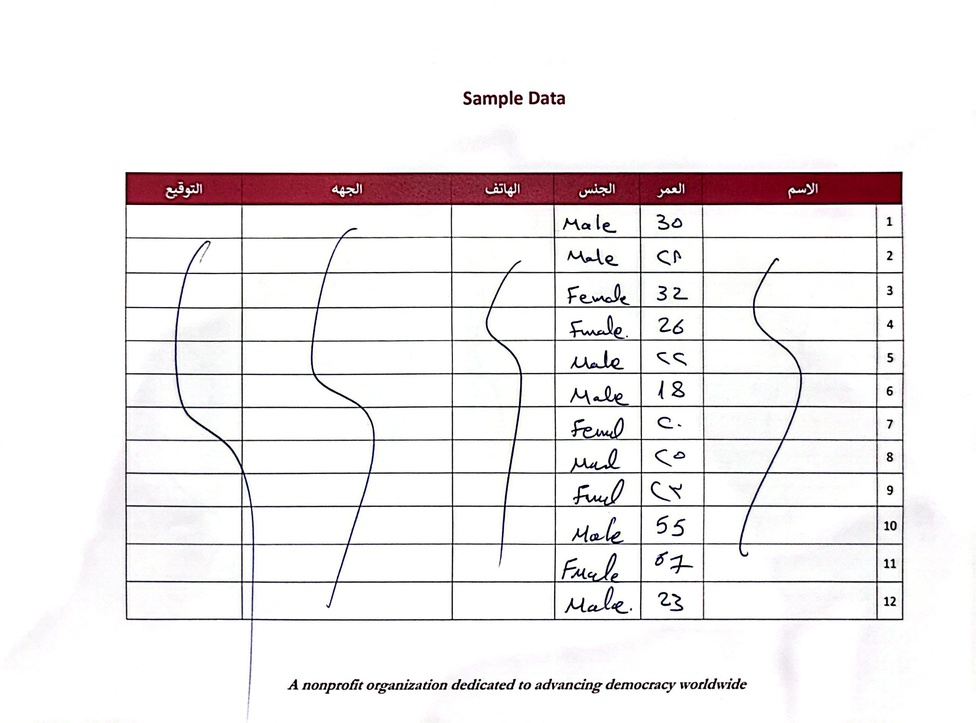
#> input picture data/inputs/forms/prototype1_sample_01_mixed_lang.JPG, 976 x 723 px, shrunk from 2552 x 1892 before the run
$ python -i table_region.py   (imports and definitions only)
#> lines starting #> are read from the running program, lines starting #| are printed output that depends on the picture; after the words box and inside, x2 and y2 are one past the last pixel; in counts of white or black regions, pixels touching at a corner belong together
#> further down, picture is the input picture: shape (723, 976, 3); mean B, G, R 237.5, 236.7, 240.2
import cv2
import numpy as np


def detect_table_region(image, debug=False):
    """
    Detect the largest table-like region in a full attendance/sign-in sheet.

    Returns:
        cropped_image, bbox
    where bbox = (x, y, w, h)
    """
#> called with debug = False

    if len(image.shape) == 3:
        gray = cv2.cvtColor(image, cv2.COLOR_BGR2GRAY)
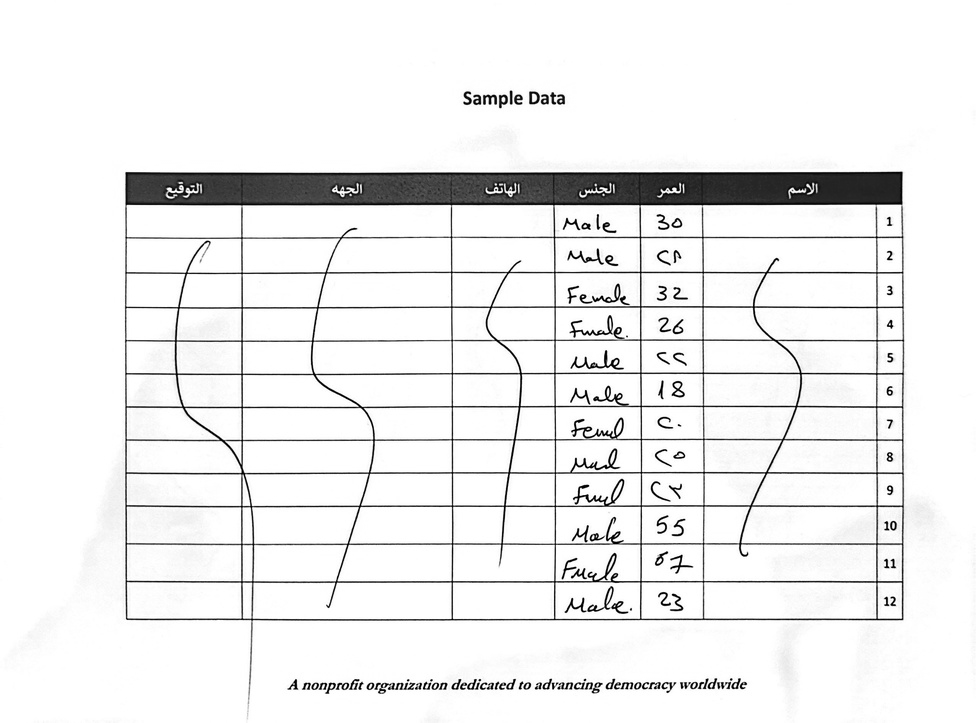
#> gray: shape (723, 976); min 0, max 255, mean 237.9
    else:
        gray = image.copy()

    # Light smoothing
    blur = cv2.GaussianBlur(gray, (5, 5), 0)
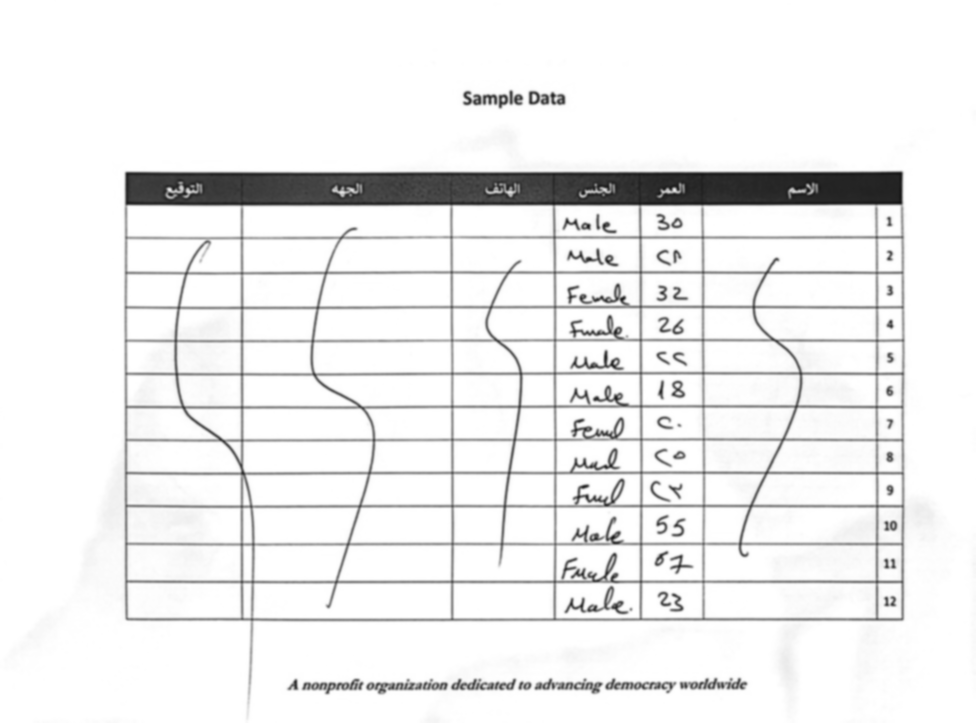
#> blur: shape (723, 976); min 20, max 255, mean 237.9

    # Binary inverse to emphasize dark lines/writing
    binary = cv2.adaptiveThreshold(
        blur,
        255,
        cv2.ADAPTIVE_THRESH_GAUSSIAN_C,
        cv2.THRESH_BINARY_INV,
        31,
        10,
    )
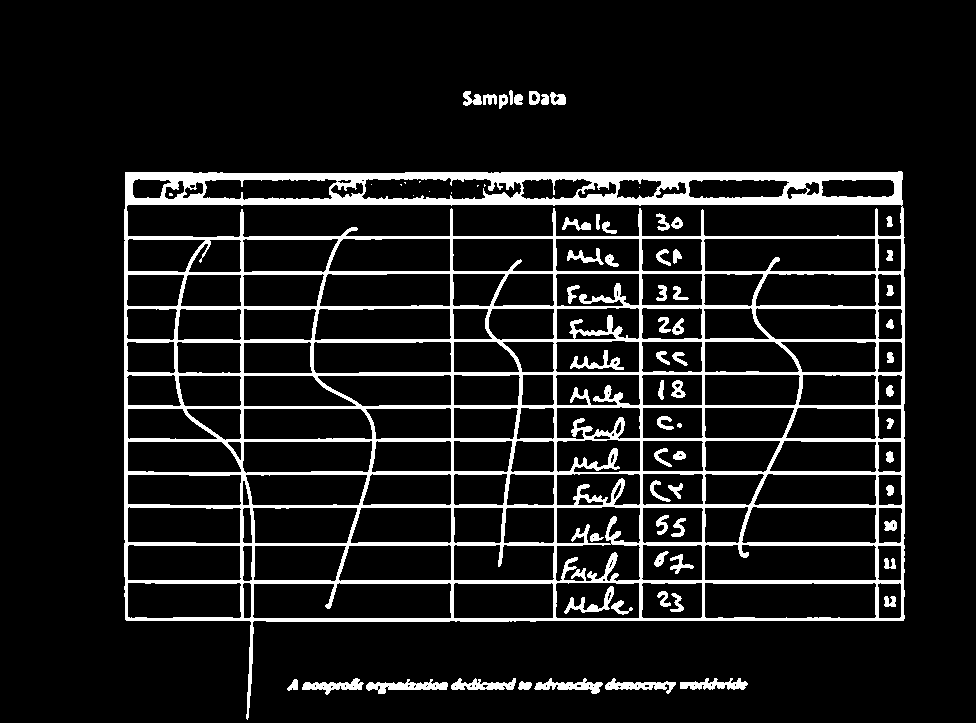
#> binary: shape (723, 976); 10.7% white; 74 white regions (11 under 20 px), largest, box (x1, y1, x2, y2) and area: (124, 171, 905, 720) 66021, (366, 679, 448, 694) 605, (534, 678, 603, 694) 507

    h, w = binary.shape
#> h = 723; w = 976

    # Detect horizontal and vertical line structures
    horizontal_kernel = cv2.getStructuringElement(cv2.MORPH_RECT, (max(40, w // 8), 1))
    vertical_kernel = cv2.getStructuringElement(cv2.MORPH_RECT, (1, max(40, h // 8)))
#> vertical_kernel = 90 values from 1 to 1

    horiz = cv2.morphologyEx(binary, cv2.MORPH_OPEN, horizontal_kernel)
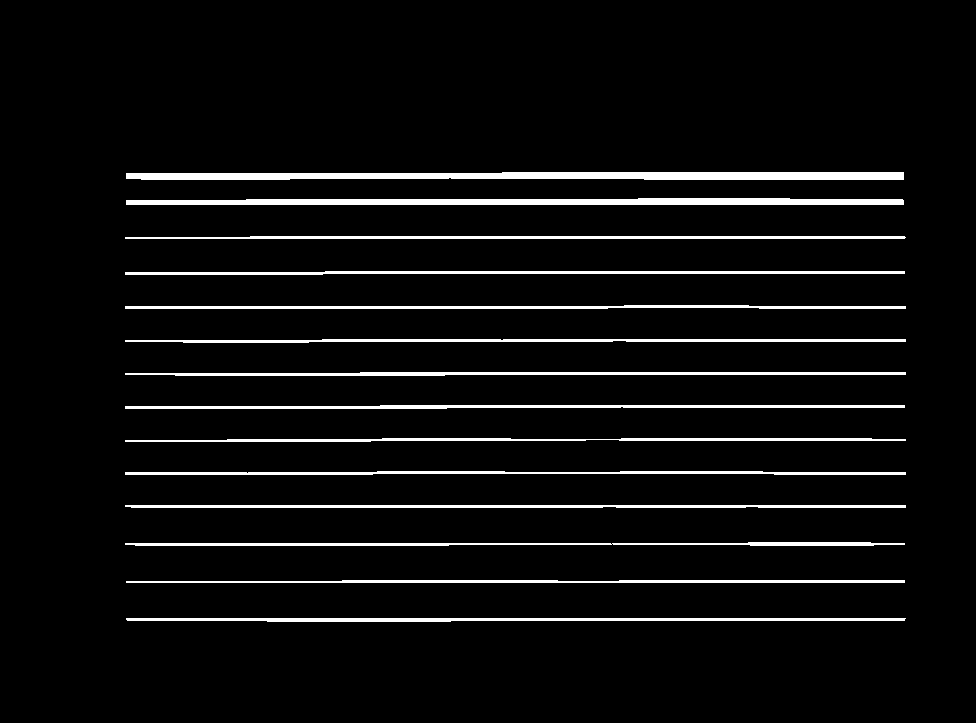
#> horiz: shape (723, 976); 5.3% white; 14 white regions, largest, box (x1, y1, x2, y2) and area: (126, 172, 904, 180) 5477, (126, 198, 904, 205) 4699, (126, 618, 906, 622) 2521
    vert = cv2.morphologyEx(binary, cv2.MORPH_OPEN, vertical_kernel)
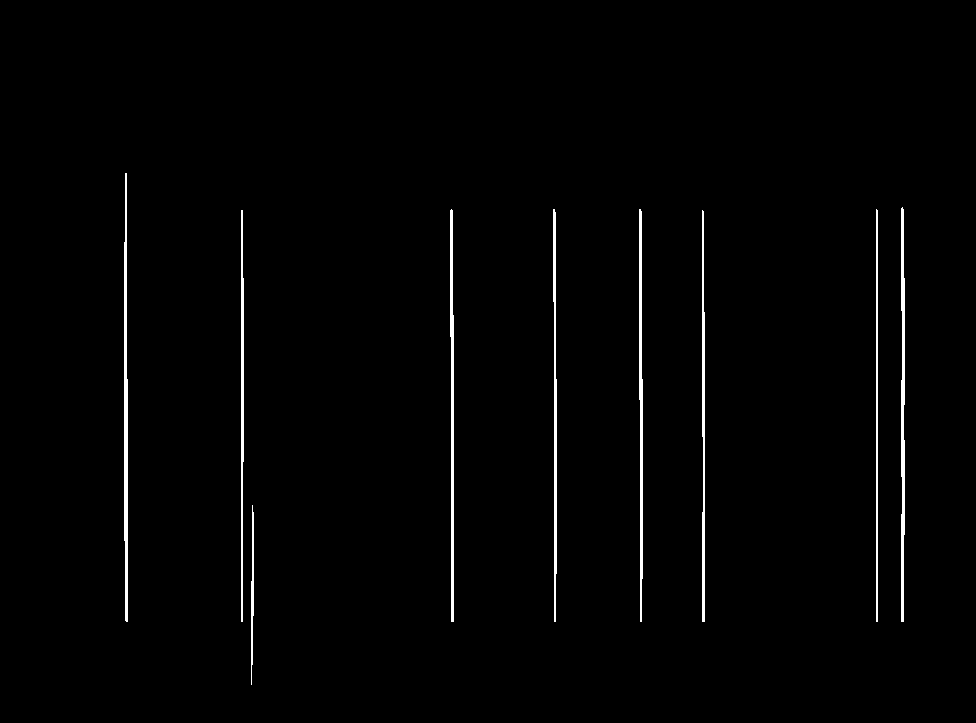
#> vert: shape (723, 976); 1.4% white; 9 white regions, largest, box (x1, y1, x2, y2) and area: (124, 173, 128, 622) 1439, (901, 207, 905, 622) 1358, (450, 209, 454, 622) 1259

    table_mask = cv2.add(horiz, vert)
#> table_mask: shape (723, 976); 6.6% white; 1 white region, box (x1, y1, x2, y2) and area: (124, 172, 906, 685) 46269

    # Dilate to connect nearby table structures
    dilate_kernel = cv2.getStructuringElement(cv2.MORPH_RECT, (15, 15))
    table_mask = cv2.dilate(table_mask, dilate_kernel, iterations=2)
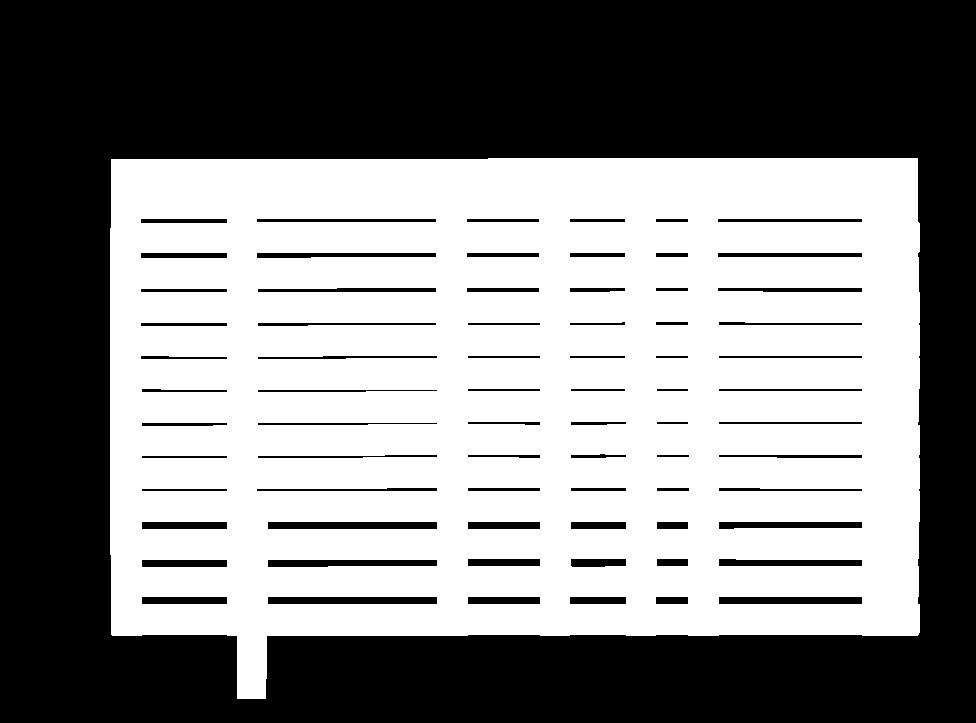
#> table_mask: shape (723, 976); 51.4% white; 73 black regions

    contours, _ = cv2.findContours(
        table_mask, cv2.RETR_EXTERNAL, cv2.CHAIN_APPROX_SIMPLE
    )
#> contours = 1 contour; box (x1, y1, x2, y2) and area: (110, 158, 920, 699) 386466

    if not contours:
        if debug:
            print("No table contours found. Returning original image.")
        return image, (0, 0, image.shape[1], image.shape[0])

    # Choose the largest plausible table contour
    best_contour = None
    best_area = 0

    for cnt in contours:
        x, y, cw, ch = cv2.boundingRect(cnt)
        area = cw * ch

        # Ignore tiny regions
        if area < 0.1 * (w * h):
            continue

        # Prefer wide, tall table-like regions
        if area > best_area:
            best_area = area
            best_contour = cnt
#> this loop made 1 pass
#> (x, y, cw, ch, area, best_area) on pass 1: (110, 158, 810, 541, 438210, 438210)
#> after the loop, best_area = 438210; best_contour = contour of 84 points, box (x1, y1, x2, y2) (110, 158, 920, 699), area 386466

    if best_contour is None:
        if debug:
            print("No plausible large table region found. Returning original image.")
        return image, (0, 0, image.shape[1], image.shape[0])

    x, y, cw, ch = cv2.boundingRect(best_contour)

    # Small padding
    pad = 10
    x1 = max(0, x - pad)
#> x1 = 100
    y1 = max(0, y - pad)
#> y1 = 148
    x2 = min(image.shape[1], x + cw + pad)
#> x2 = 930
    y2 = min(image.shape[0], y + ch + pad)
#> y2 = 709

    cropped = image[y1:y2, x1:x2]
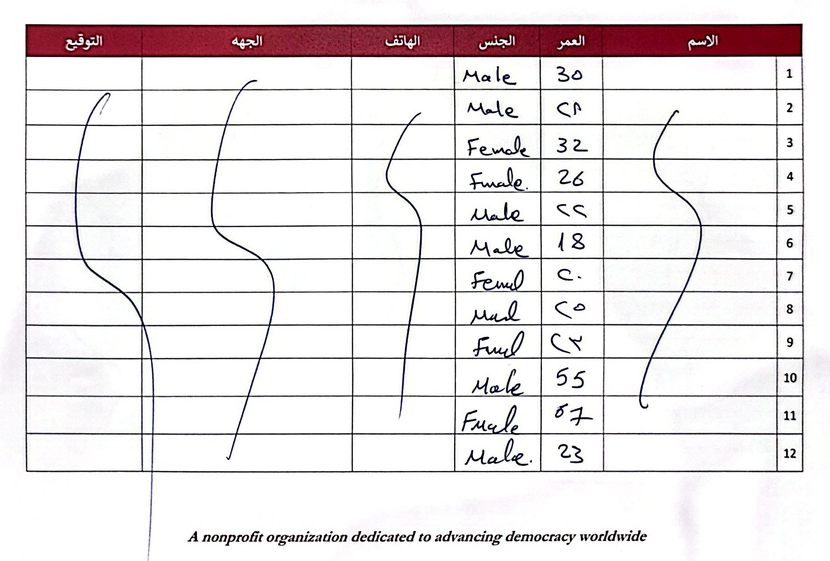
#> cropped: shape (561, 830, 3); mean B, G, R 228.9, 227.8, 233

    if debug:
        print(f"Detected table region: x={x1}, y={y1}, w={x2 - x1}, h={y2 - y1}")

    return cropped, (x1, y1, x2 - x1, y2 - y1)


def draw_table_bbox(image, bbox):
    """
    Draw the detected table region on the original image for debugging.
    """
    x, y, w, h = bbox

    if len(image.shape) == 2:
        overlay = cv2.cvtColor(image, cv2.COLOR_GRAY2BGR)
    else:
        overlay = image.copy()

    cv2.rectangle(overlay, (x, y), (x + w, y + h), (0, 255, 0), 3)
    return overlay

>>> import cv2
>>> picture = cv2.imread('../../data/inputs/forms/prototype1_sample_01_mixed_lang.JPG')
>>> result = detect_table_region(picture)

$ run again, on data/inputs/forms/prototype1_sample_02_english.JPG
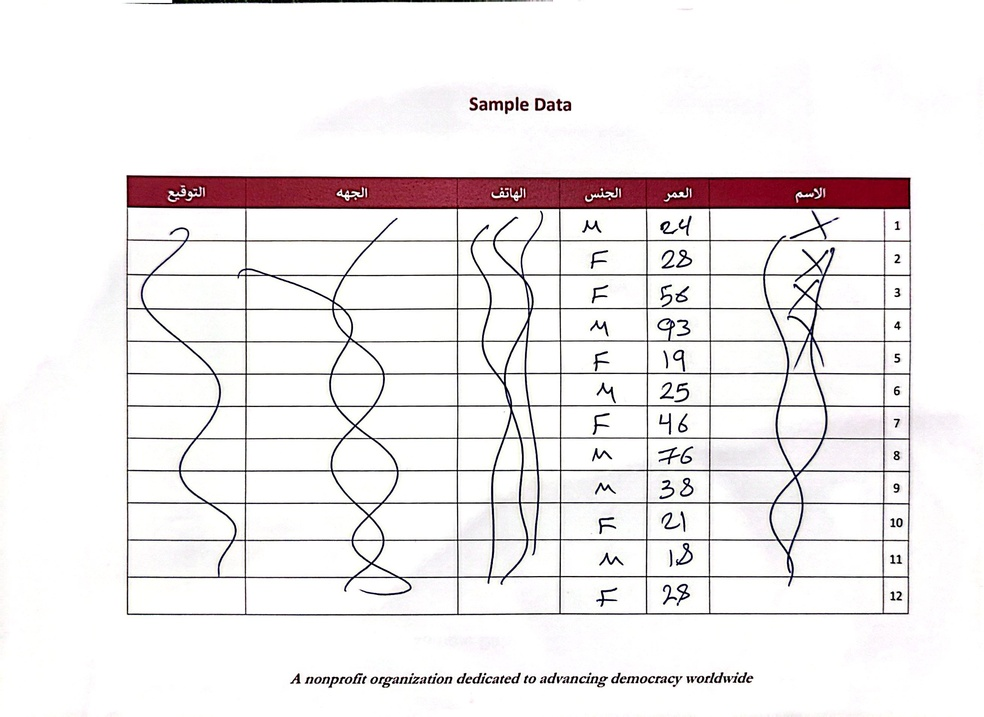
#> input picture data/inputs/forms/prototype1_sample_02_english.JPG, 984 x 717 px, shrunk from 2616 x 1908 before the run
#> picture is the input picture: shape (717, 984, 3); mean B, G, R 236.4, 235.7, 239.5
#> in detect_table_region, `binary = cv2.adaptiveThreshold( blur, 255, cv2.ADAPTIVE_THRESH_GAUSSIA..`:
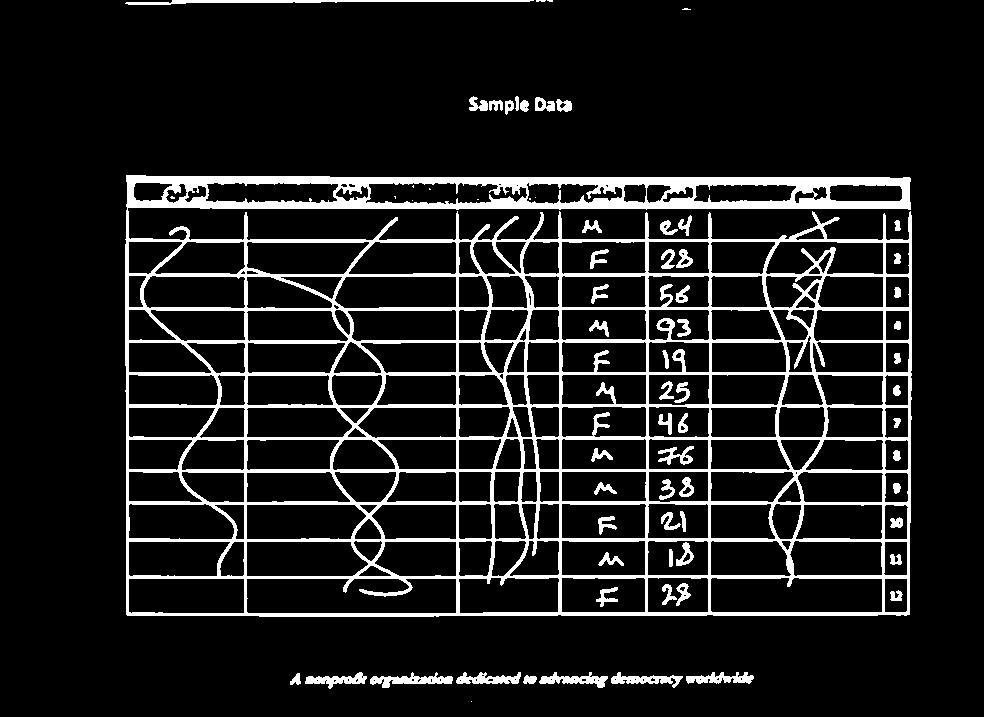
#> binary: shape (717, 984); 11.3% white; 70 white regions (12 under 20 px), largest, box (x1, y1, x2, y2) and area: (125, 175, 912, 617) 69257, (125, 0, 534, 5) 1017, (370, 672, 453, 688) 615
#> horiz: shape (717, 984); 5.1% white; 15 white regions, largest, box (x1, y1, x2, y2) and area: (126, 176, 911, 185) 5538, (126, 202, 911, 209) 4642, (126, 612, 910, 617) 2912
#> vert: shape (717, 984); 1.4% white; 9 white regions, largest, box (x1, y1, x2, y2) and area: (125, 175, 129, 616) 1373, (907, 211, 912, 615) 1234, (456, 211, 459, 616) 1210
#> contours = 2 contours; box (x1, y1, x2, y2) and area: (111, 161, 926, 631) 379048, (158, 0, 548, 16) 5832
#> the loop in detect_table_region, `for cnt in contours:` made 2 passes
#> (x, y, cw, ch, area, best_area) on pass 1: (111, 161, 815, 470, 383050, 383050)
#> after the loop in detect_table_region, `for cnt in contours:`: best_area = 383050; best_contour = contour of 28 points, box (x1, y1, x2, y2) (111, 161, 926, 631), area 379048
#> in detect_table_region, `x, y, cw, ch = cv2.boundingRect(best_contour)`: x = 111; y = 161; cw = 815; ch = 470
#> x1 = 101
#> y1 = 151
#> x2 = 936
#> y2 = 641
#> in detect_table_region, `cropped = image[y1:y2, x1:x2]`:
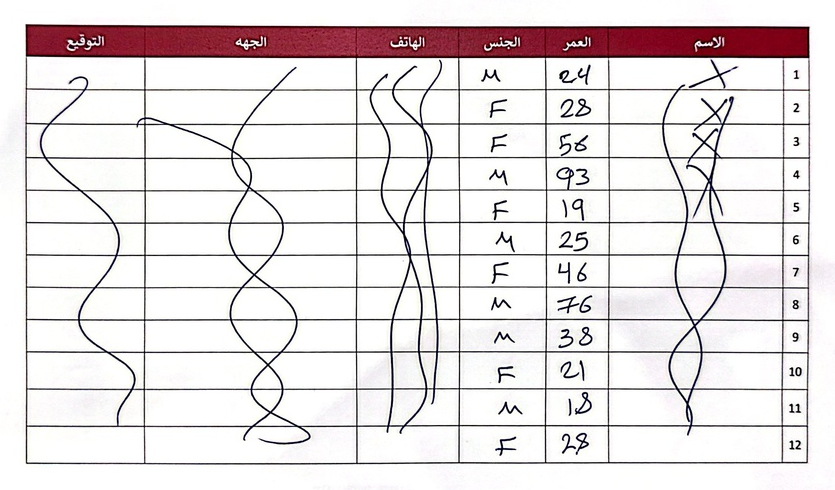
#> cropped: shape (490, 835, 3); mean B, G, R 225.2, 224.2, 230.4
